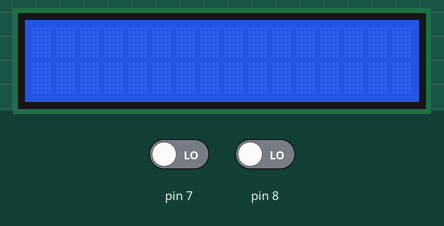
The sketch below on a simulated Arduino Uno, built with avr-gcc and run on an emulated ATmega328P. Parts: 16×2 character LCD. Inputs (shaded band) come from the test bench; at power-on: pin 8 LOW, pin 7 LOW.

Above: at 1.2 s.
1.3 s: pin 8 driven HIGH
At 3.1 s:
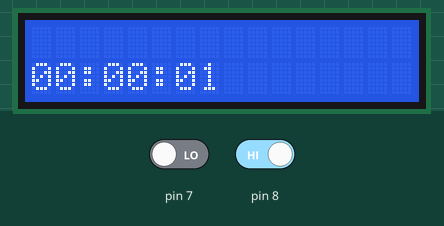
At 4.1 s:
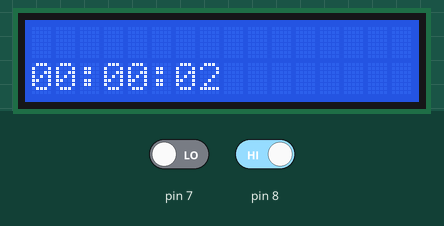
Timing chart, 0 to 5.6 s (numbered marks = the images above; inputs shaded):
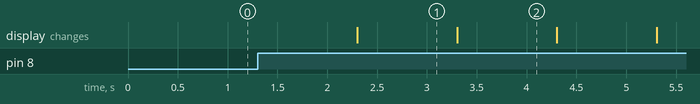

Measured:
- after the input at 1.3 s, the display: changes after 1.0 s (image 1)
- what the display in image 1 shows lasts 1.0 s, from 2.3 s to 3.3 s

The sketch:

Stop_Watch.ino
```cpp
#include <LiquidCrystal.h>                 //includes the library code of LCD in aurdino
unsigned long time;
long int seconds=0;
int minutes=0;
int hours=0;
int set=0;
int reset=0;
LiquidCrystal LCD(12, 11, 5, 4, 3, 2);  //RS,EN,D4,D5,D6,D7 pin of LCD respectively


void setup()
{
Serial.begin(9600);                   //initiates serial communication
LCD.begin(16, 2);     //sets the number of columns and rows
pinMode(8,INPUT);
pinMode(7,INPUT);
}

void loop()
{
//set=digitalRead(8);
//Serial.println(set);

if(digitalRead(8)==1)
{
 while(digitalRead(7)==0)
{
setClock();         //function
LCD.setCursor(0,1);     //sets the cursor to 0th column and 1st row,numbering starts from 0
{
if(hours<10)        //suppose 4
{
LCD.print("0");     //LCD first prints 0 and stopwatch shows 0
LCD.print(hours);       //LCD then prints 4. So value printed is 04 stopwatch shows 04
}
else
{
LCD.print(hours);
}
}
LCD.print(":");
{
if(minutes<10)
{
LCD.print("0");
LCD.print(minutes);
LCD.print(":");
}
else
{
LCD.print(minutes);
LCD.print(":");
}
}
{
if(seconds<10)
{
LCD.print("0");
LCD.print(seconds);
}
else
{
LCD.print(seconds);
}
}
}
}
}

void setClock()
{
seconds++;       //counts seconds from 0
delay(1000);     //a delay of 1000 milliseconds is given for each second count
if (seconds>59)
{
seconds=0;      //whenever second is greater than 59 than second is made equal to
minutes++;     // zero and a minute is counted for it
}
if (minutes>59)
{hours++;
minutes=0;
}

if(hours>23)
{
hours=0;
}
}
```
